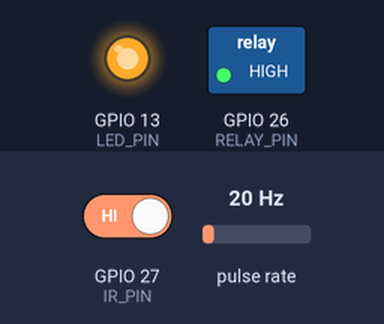
Recording of a sketch running on a simulated ESP32. Parts: switched loads named in the sketch (green lamp = pin HIGH), output pins drawn as LEDs (lit = HIGH). Wiring (inferred from the names in the program): pulse sensor: data GPIO 25. The test bench sets the inputs (shaded band); at power-on: GPIO 27 (IR_PIN) HIGH, pulse rate 20 Hz. What the sketch prints to the serial monitor is not drawn.

Above: at 1.2 s.
1.3 s: GPIO 27 (IR_PIN) driven LOW
At 1.7 s:
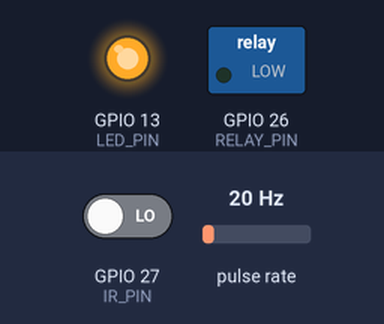
At 3.2 s:
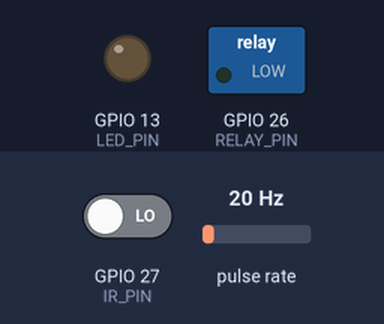
3.5 s: GPIO 27 (IR_PIN) driven HIGH
At 3.8 s:
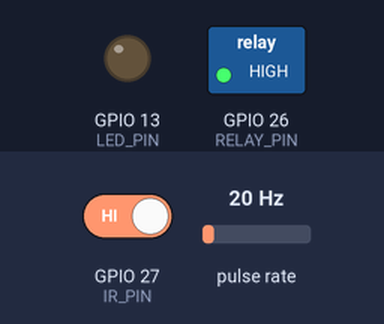
Timing chart, 0 to 6.5 s (numbered marks = the images above; inputs shaded):
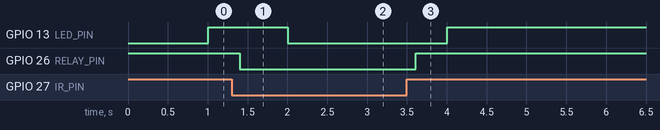

Measured:
- after the input at 1.3 s, GPIO 13 (LED_PIN): HIGH → LOW after 0.71 s; GPIO 26 (RELAY_PIN): HIGH → LOW after 0.10 s
- after the input at 3.5 s, GPIO 13 (LED_PIN): LOW → HIGH after 0.51 s; GPIO 26 (RELAY_PIN): LOW → HIGH after 0.11 s

The sketch:

Irrigation.ino
```cpp
#define IR_PIN 27           // IR sensor output pin
#define RELAY_PIN 26        // Relay control pin (active LOW)
#define FLOW_SENSOR_PIN 25  // Flow sensor output pin
#define LED_PIN 13          // LED pin (you can use any GPIO pin)

volatile int flowPulseCount = 0;
float flowRate = 0.0;
unsigned long lastMeasureTime = 0;

void IRAM_ATTR flowPulseISR() {
  flowPulseCount++;  // Count each pulse from flow sensor
}

void setup() {
  Serial.begin(115200);

  pinMode(IR_PIN, INPUT);
  pinMode(RELAY_PIN, OUTPUT);
  pinMode(FLOW_SENSOR_PIN, INPUT_PULLUP);
  pinMode(LED_PIN, OUTPUT);

  digitalWrite(RELAY_PIN, HIGH);  // Solenoid OFF initially
  digitalWrite(LED_PIN, LOW);     // LED OFF initially

  attachInterrupt(digitalPinToInterrupt(FLOW_SENSOR_PIN), flowPulseISR, RISING);

  Serial.println("Smart Tap System with Leakage Detection + LED Alert Started...");
}

void loop() {
  int irValue = digitalRead(IR_PIN);

  // === Hand Detection and Solenoid Control ===
  if (irValue == LOW) {
    Serial.println("Hand Detected → Solenoid ON");
    digitalWrite(RELAY_PIN, LOW);  // Turn ON solenoid
  } else {
    Serial.println("No Hand → Solenoid OFF");
    digitalWrite(RELAY_PIN, HIGH); // Turn OFF solenoid
  }

  // === Flow Measurement every 1 second ===
  if (millis() - lastMeasureTime >= 1000) {
    detachInterrupt(digitalPinToInterrupt(FLOW_SENSOR_PIN));

    // Calculate flow rate (for YF-S201: 7.5 pulses/sec = 1 L/min)
    flowRate = (flowPulseCount / 7.5);  // in L/min

    Serial.print("Flow Rate: ");
    Serial.print(flowRate);
    Serial.println(" L/min");

    // === Leakage / Normal Logic ===
    if (irValue == HIGH) {  // Only check when no hand detected
      if (flowRate > 0.1) {
        Serial.println("⚠️ LEAKAGE DETECTED!");
        digitalWrite(LED_PIN, HIGH);  // Turn ON LED for leakage
      } else {
        Serial.println("✅ NORMAL");
        digitalWrite(LED_PIN, LOW);   // Turn OFF LED when normal
      }
    } else {
      digitalWrite(LED_PIN, LOW);     // LED off when hand is detected
    }

    // Reset for next measurement
    flowPulseCount = 0;
    lastMeasureTime = millis();

    attachInterrupt(digitalPinToInterrupt(FLOW_SENSOR_PIN), flowPulseISR, RISING);
  }

  delay(200);
}
```
